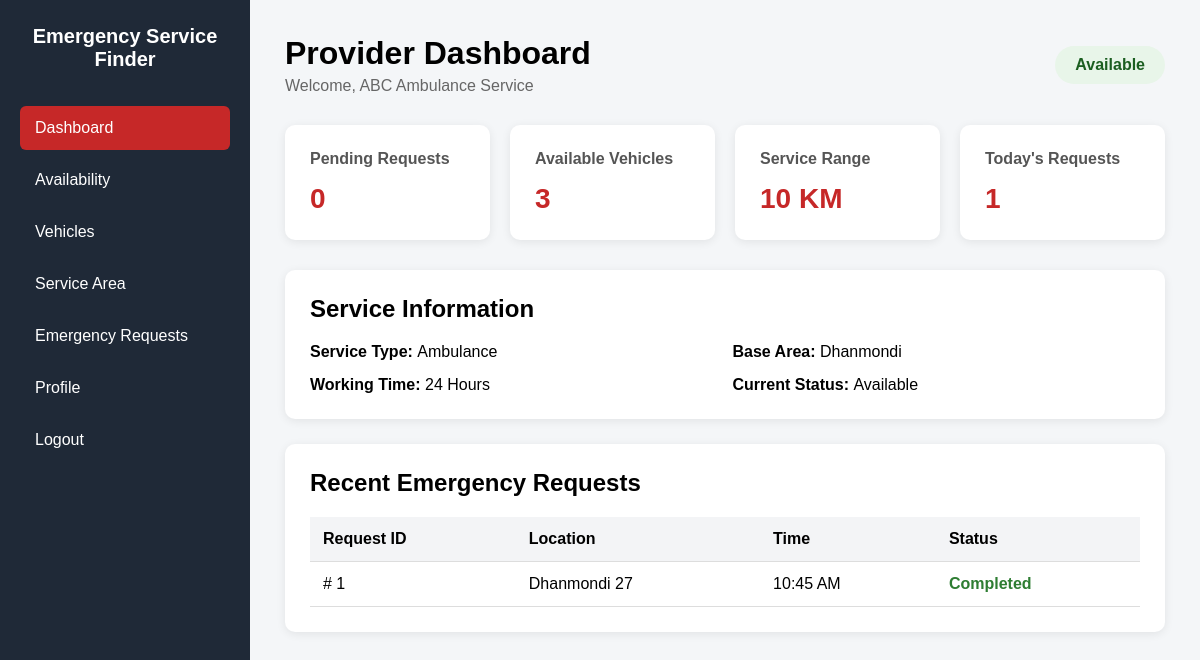
Screenshot of /Emergency Service Finder/Provider/Provider_Dashboard.php (signed in) with the database file from the repository.
### tables this page shows
CREATE TABLE `emergency_requests` (
  `request_id` int(10) UNSIGNED NOT NULL,
  `citizen_id` int(10) UNSIGNED NOT NULL,
  `org_id` int(10) UNSIGNED DEFAULT NULL,
  `service_id` int(10) UNSIGNED DEFAULT NULL,
  `provider_id` int(10) UNSIGNED DEFAULT NULL,
  `vehicle_id` int(10) UNSIGNED DEFAULT NULL,
  `service_type` varchar(50) NOT NULL,
  `emergency_type` varchar(100) NOT NULL,
  `people_count` int(10) UNSIGNED NOT NULL DEFAULT 1,
  `vehicles_requested` int(10) UNSIGNED NOT NULL DEFAULT 1,
  `location` varchar(150) NOT NULL,
  `details` text DEFAULT NULL,
  `wheelchair_required` tinyint(1) NOT NULL DEFAULT 0,
  `wheelchair_count` int(10) UNSIGNED NOT NULL DEFAULT 0,
  `injury_present` tinyint(1) NOT NULL DEFAULT 0,
  `injury_level` enum('Minor','Moderate','Severe','Critical') DEFAULT NULL,
  `injury_description` text DEFAULT NULL,
  `status` enum('Pending','Accepted','On The Way','Completed','Rejected','Cancelled') NOT NULL DEFAULT 'Pending',
  `request_time` timestamp NOT NULL DEFAULT current_timestamp(),
  `updated_at` timestamp NOT NULL DEFAULT current_timestamp() ON UPDATE current_timestamp()
);

### Emergency Service Finder/Provider/Provider_Dashboard.php (the view, shortened to what this page needs)
<?php
require_once "../../Config/db.php";
$providerId = $_SESSION["provider_id"];
$providerName = "Provider";
$serviceType = "Not Set";
$stmt = mysqli_prepare(
    $conn,
    "SELECT
        provider_name,
        service_type
     FROM service_providers
     WHERE provider_id = ?"
);
mysqli_stmt_bind_param(
    $stmt,
    "i",
    $providerId
);
mysqli_stmt_execute($stmt);
mysqli_stmt_bind_result(
    $stmt,
    $providerName,
    $serviceType
);
$availabilityStatus = "Offline";
$workingTime = "Not Set";
$stmt = mysqli_prepare(
    $conn,
    "SELECT
        availability_status,
        working_from,
        working_to,
        is_24_hours
     FROM provider_availability
     WHERE provider_id = ?"
);
mysqli_stmt_bind_param(
    $stmt,
    "i",
    $providerId
);
mysqli_stmt_execute($stmt);
mysqli_stmt_bind_result(
    $stmt,
    $availabilityStatus,
    $workingFrom,
    $workingTo,
    $is24Hours
);
if (mysqli_stmt_fetch($stmt)) {
    if ($is24Hours == 1) {
        $workingTime = "24 Hours";
    }
}
$availableVehicles = 0;
$stmt = mysqli_prepare(
    $conn,
    "SELECT
        COALESCE(SUM(available_vehicles), 0)
     FROM provider_vehicles
     WHERE provider_id = ?"
);
mysqli_stmt_bind_param(
    $stmt,
    "i",
    $providerId
);
mysqli_stmt_execute($stmt);
mysqli_stmt_bind_result(
    $stmt,
    $availableVehicles
);
$baseArea = "Not Set";
$serviceRange = 0;
$stmt = mysqli_prepare(
    $conn,
    "SELECT
        base_area,
        service_range_km
     FROM service_areas
     WHERE provider_id = ?"
);
mysqli_stmt_bind_param(
    $stmt,
    "i",
    $providerId
);
mysqli_stmt_execute($stmt);
mysqli_stmt_bind_result(
    $stmt,
    $baseArea,
    $serviceRange
);
$pendingRequests = 0;
$stmt = mysqli_prepare(
    $conn,
    "SELECT COUNT(*)
     FROM emergency_requests
     WHERE provider_id = ?
     AND status = 'Pending'"
);
mysqli_stmt_bind_param(
    $stmt,
    "i",
    $providerId
);
mysqli_stmt_execute($stmt);
mysqli_stmt_bind_result(
    $stmt,
    $pendingRequests
);
$todayRequests = 0;
$stmt = mysqli_prepare(
    $conn,
    "SELECT COUNT(*)
     FROM emergency_requests
     WHERE provider_id = ?
     AND DATE(request_time) = CURDATE()"
);
mysqli_stmt_bind_param(
    $stmt,
    "i",
    $providerId
);
mysqli_stmt_execute($stmt);
mysqli_stmt_bind_result(
    $stmt,
    $todayRequests
);
$stmt = mysqli_prepare(
    $conn,
    "SELECT
        request_id,
        location,
        request_time,
        status
     FROM emergency_requests
     WHERE provider_id = ?
     ORDER BY request_time DESC
     LIMIT 3"
);
mysqli_stmt_bind_param(
    $stmt,
    "i",
    $providerId
);
mysqli_stmt_execute($stmt);
$recentRequests =
    mysqli_stmt_get_result($stmt);
?>
<!DOCTYPE html>
<html lang="en">
<head>
    <link
        rel="stylesheet"
        href="../CSS/style.css"
    >
</head>
<body>
<div class="dashboard-container">
    <aside class="sidebar">
        <h2>
            Emergency Service Finder
        </h2>
        <a
            href="Provider_Dashboard.php"
            class="active"
        >
            Dashboard
        </a>
        <a href="Provider_Availability.php">
            Availability
        </a>
        <a href="Provider_Vehicles.php">
            Vehicles
        </a>
        <a href="Provider_Area.php">
            Service Area
        </a>
        <a href="Provider_Requests.php">
            Emergency Requests
        </a>
        <a href="Provider_Profile.php">
            Profile
        </a>
        <a href="Provider_logout.php">
            Logout
        </a>
    </aside>
    <main class="main-content">
        <div class="top-section">
            <div>
                <h1>
                    Provider Dashboard
                </h1>
                <p>
                    Welcome,
                    <?php
                        echo htmlspecialchars(
                            $providerName
                        );
                    ?>
                </p>
            </div>
            <div class="status-badge">
                <?php
                    echo htmlspecialchars(
                        $availabilityStatus
                    );
                ?>
            </div>
        </div>
        <div class="dashboard-cards">
            <div class="dashboard-card">
                <h3>
                    Pending Requests
                </h3>
                <p>
                    <?php echo $pendingRequests; ?>
                </p>
            </div>
            <div class="dashboard-card">
                <h3>
                    Available Vehicles
                </h3>
                <p>
                    <?php echo $availableVehicles; ?>
                </p>
            </div>
            <div class="dashboard-card">
                <h3>
                    Service Range
                </h3>
                <p>
                    <?php
                        echo $serviceRange;
                    ?>
                    KM
                </p>
            </div>
            <div class="dashboard-card">
                <h3>
                    Today's Requests
                </h3>
                <p>
                    <?php echo $todayRequests; ?>
                </p>
            </div>
        </div>
        <div class="section-box">
            <h2>
                Service Information
            </h2>
            <div class="service-info">
                <p>
                    <strong>
                        Service Type:
                    </strong>
                    <?php
                        echo htmlspecialchars(
                            $serviceType
                        );
                    ?>
                </p>
                <p>
                    <strong>
                        Base Area:
                    </strong>
                    <?php
                        echo htmlspecialchars(
                            $baseArea
                        );
                    ?>
                </p>
                <p>
                    <strong>
                        Working Time:
                    </strong>
                    <?php
                        echo htmlspecialchars(
                            $workingTime
                        );
                    ?>
                </p>
                <p>
                    <strong>
                        Current Status:
                    </strong>
                    <?php
                        echo htmlspecialchars(
                            $availabilityStatus
                        );
                    ?>
                </p>
            </div>
        </div>
        <div class="section-box">
            <h2>
                Recent Emergency Requests
            </h2>
            <table>
                <thead>
                    <tr>
                        <th>
                            Request ID
                        </th>
                        <th>
                            Location
                        </th>
                        <th>
                            Time
                        </th>
                        <th>
                            Status
                        </th>
                    </tr>
                </thead>
                <tbody>
                <?php if (mysqli_num_rows($recentRequests) > 0): ?>
                    <?php while ($request = mysqli_fetch_assoc($recentRequests)): ?>
                        <?php
                        $statusClass = "";
                        if ($request["status"] == "Pending") {
                            $statusClass = "pending";
                        } elseif ($request["status"] == "Accepted") {
                            $statusClass = "accepted";
                        } elseif ($request["status"] == "Completed") {
                            $statusClass = "completed";
                        } elseif ($request["status"] == "On The Way") {
                            $statusClass = "status-way";
                        } elseif (
                            $request["status"] == "Rejected" ||
                            $request["status"] == "Cancelled"
                        ) {
                            $statusClass = "status-rejected";
                        }
                        ?>
                        <tr>
                            <td>
                                #
                                <?php
                                    echo $request[
                                        "request_id"
                                    ];
                                ?>
                            </td>
                            <td>
                                <?php
                                    echo htmlspecialchars(
                                        $request["location"]
                                    );
                                ?>
                            </td>
                            <td>
                                <?php
                                    echo date(
                                        "h:i A",
                                        strtotime(
                                            $request["request_time"]
                                        )
                                    );
                                ?>
                            </td>
                            <td>
                                <span
                                    class="<?php echo $statusClass; ?>"
                                >
                                    <?php
                                        echo htmlspecialchars(
                                            $request["status"]
                                        );
                                    ?>
                                </span>
                            </td>
                        </tr>
                    <?php endwhile; ?>
                <?php endif; ?>
                </tbody>
            </table>
        </div>
    </main>
</div>
</body>
</html>

### Emergency Service Finder/CSS/style.css (style rules this page uses)
* { margin: 0; padding: 0; box-sizing: border-box; }
body { font-family: Arial, sans-serif; background-color: #f4f6f8; }
.dashboard-container { display: flex; min-height: 100vh; }
.sidebar { width: 250px; background-color: #1f2937; padding: 25px 20px; color: white; }
.sidebar h2 { font-size: 20px; margin-bottom: 35px; text-align: center; }
.sidebar a { display: block; padding: 13px 15px; margin-bottom: 8px; color: white; text-decoration: none; border-radius: 6px; }
.sidebar a.active { background-color: #c62828; }
.main-content { flex: 1; padding: 35px; }
.top-section { display: flex; justify-content: space-between; align-items: center; margin-bottom: 30px; }
.top-section h1 { margin-bottom: 5px; }
.top-section p { color: #666666; }
.status-badge { background-color: #e8f5e9; color: #1b5e20; padding: 10px 20px; border-radius: 20px; font-weight: bold; }
.dashboard-cards { display: grid; grid-template-columns: repeat(4, 1fr); gap: 20px; margin-bottom: 30px; }
.dashboard-card { background-color: white; padding: 25px; border-radius: 10px; box-shadow: 0 2px 10px rgba(0, 0, 0, 0.08); }
.dashboard-card h3 { font-size: 16px; color: #555555; margin-bottom: 15px; }
.dashboard-card p { font-size: 28px; font-weight: bold; color: #c62828; }
.section-box { background-color: white; padding: 25px; border-radius: 10px; margin-bottom: 25px; box-shadow: 0 2px 10px rgba(0, 0, 0, 0.08); }
.section-box h2 { margin-bottom: 20px; }
.service-info { display: grid; grid-template-columns: repeat(2, 1fr); gap: 15px; }
table { width: 100%; border-collapse: collapse; }
table th, table td { padding: 13px; text-align: left; border-bottom: 1px solid #dddddd; }
table th { background-color: #f3f4f6; }
.completed { color: #2e7d32; font-weight: bold; }

### rows the page displays
emergency_requests: request_id "1", location "Dhanmondi 27", request_time "10:45 AM", status "Completed"

### other values shown
$providerName "ABC Ambulance Service"
$availabilityStatus "Available"
$pendingRequests "0"
$availableVehicles "3"
$serviceRange "10"
$todayRequests "1"
$serviceType "Ambulance"
$baseArea "Dhanmondi"
$workingTime "24 Hours"
